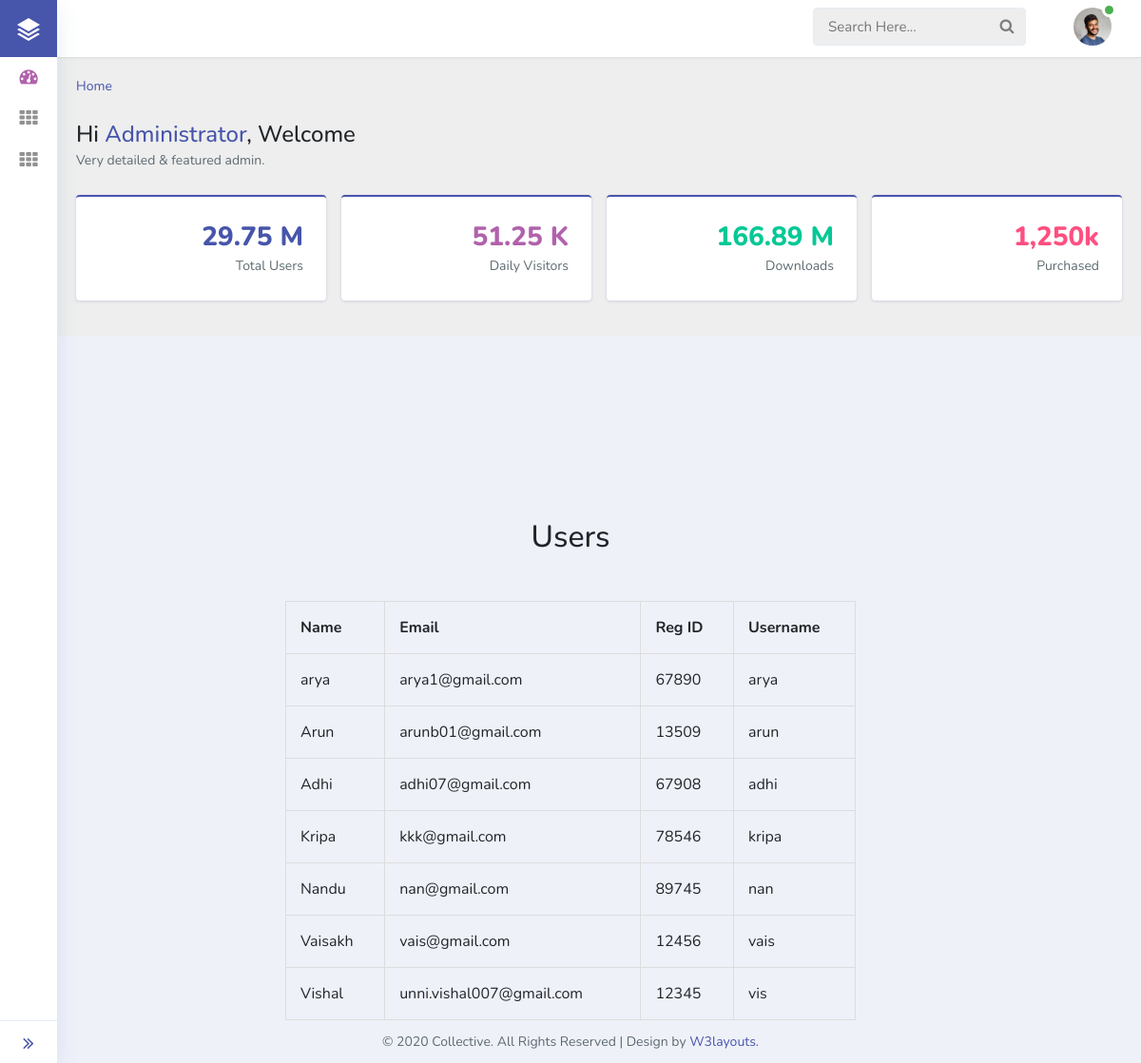
The page /regUsers on the database its author committed.
### App/models.py (models this page shows)
class register(models.Model):
     name=models.CharField(max_length=200,default="vis")
     utype=models.CharField(max_length=200,default="HOD")
     email=models.CharField(max_length=200,default="vis@gmail.com")
     uid=models.CharField(max_length=200,default="12345")
     dep=models.CharField(max_length=200,default="MCA")
     mob=models.CharField(max_length=200,default="9874563210")
     username=models.CharField(max_length=200,unique=True,default="vis")
     password=models.CharField(max_length=200,default="vis")
     status=models.IntegerField(default=0)

### App/views.py (the view)
# urls.py: url(r'^regUsers',regUsers,name="regUsers"),
def regUsers(request):
    ob=register.objects.raw("select * from App_register where status=1 order by id desc limit 10;")
    return render(request,'admin_registered.html',{"data":ob})

### App/templates/admin_registered.html (shortened to what this page needs)
{% load staticfiles %}
<!doctype html>
<html lang="en">
<head>
  <link rel="stylesheet" href="{% static 'assets/css/style-starter.css' %}">
</head>
<body class="sidebar-menu-collapsed">
<section>
  <div class="sidebar-menu sticky-sidebar-menu">
    <div class="logo-icon text-center">
      <a href="index.html" title="logo"><img src="{% static 'assets/images/logo.png' %}" alt="logo-icon"> </a>
    </div>
    <div class="sidebar-menu-inner">
      <ul class="nav nav-pills nav-stacked custom-nav">
        <li class="active"><a href="{% url 'adminhome' %}"><i class="fa fa-tachometer"></i><span> Home</span></a>
        </li>
        <li class="menu-list">
          <a href="#"><i class="fa fa-th"></i>
            <span>User Approvals </span></a>
        </li>
		<li class="menu-list">
          <a href="#"><i class="fa fa-th"></i>
            <span>Predictions </span></a>
        </li>
      </ul>
      <a class="toggle-btn">
        <i class="fa fa-angle-double-right menu-collapsed__right"></i>
      </a>
    </div>
  </div>
  <div class="header sticky-header">
    <div class="menu-right">
      <div class="navbar user-panel-top">
        <div class="search-box">
          <form action="#search-results.html" method="get">
            <input class="search-input" placeholder="Search Here..." type="search" id="search">
            <button class="search-submit" value=""><span class="fa fa-search"></span></button>
          </form>
        </div>
        <div class="user-dropdown-details d-flex">
          <div class="profile_details">
            <ul>
              <li class="dropdown profile_details_drop">
                <a href="#" class="dropdown-toggle" data-toggle="dropdown" id="dropdownMenu3" aria-haspopup="true"
                  aria-expanded="false">
                  <div class="profile_img">
                    <img src="{% static 'assets/images/profileimg.jpg' %}" class="rounded-circle" alt="" />
                    <div class="user-active">
                      <span></span>
                    </div>
                  </div>
                </a>
              </li>
            </ul>
          </div>
        </div>
      </div>
    </div>
  </div>
<div class="main-content">
  <div class="container-fluid content-top-gap">
    <nav aria-label="breadcrumb">
      <ol class="breadcrumb my-breadcrumb">
        <li class="breadcrumb-item"><a href="index.html">Home</a></li>
      </ol>
    </nav>
    <div class="welcome-msg pt-3 pb-4">
      <h1>Hi <span class="text-primary">Administrator</span>, Welcome </h1>
      <p>Very detailed & featured admin.</p>
    </div>
    <div class="statistics">
      <div class="row">
        <div class="col-xl-6 pr-xl-2">
          <div class="row">
            <div class="col-sm-6 pr-sm-2 statistics-grid">
              <div class="card card_border border-primary-top p-4">
                <i class="lnr lnr-users"> </i>
                <h3 class="text-primary number">29.75 M</h3>
                <p class="stat-text">Total Users</p>
              </div>
            </div>
            <div class="col-sm-6 pl-sm-2 statistics-grid">
              <div class="card card_border border-primary-top p-4">
                <i class="lnr lnr-eye"> </i>
                <h3 class="text-secondary number">51.25 K</h3>
                <p class="stat-text">Daily Visitors</p>
              </div>
            </div>
          </div>
        </div>
        <div class="col-xl-6 pl-xl-2">
          <div class="row">
            <div class="col-sm-6 pr-sm-2 statistics-grid">
              <div class="card card_border border-primary-top p-4">
                <i class="lnr lnr-cloud-download"> </i>
                <h3 class="text-success number">166.89 M</h3>
                <p class="stat-text">Downloads</p>
              </div>
            </div>
            <div class="col-sm-6 pl-sm-2 statistics-grid">
              <div class="card card_border border-primary-top p-4">
                <i class="lnr lnr-cart"> </i>
                <h3 class="text-danger number">1,250k</h3>
                <p class="stat-text">Purchased</p>
              </div>
            </div>
          </div>
        </div>
      </div>
    </div>
  </div>
</div>
<br><br><br><br><br><br><br><br>
</section>
<section>
<center>
		<table id="tb2">
<h2>Users</h2>
<br><br>
<thead>
    <tr>
<th>Name</th><th>Email</th><th>Reg ID</th><th>Username</th>
    </tr>
    </thead>
<tbody>
    {% for i in data %}
        <tr>
        <td class="id">
            {{ i.name }}
        </td>
        <td>
            {{ i.email }}
        </td>
        <td>
            {{ i.uid }}
        </td>
		<td>
			{{ i.username }}
        </td>
        </tr>
    {% endfor %}
</tbody>
</table>
		</center>
</section>
<footer class="dashboard">
  <p>&copy 2020 Collective. All Rights Reserved | Design by <a href="https://w3layouts.com/" target="_blank"
      class="text-primary">W3layouts.</a></p>
</footer>
</body>
</html>

### App/templates/admin_registered.html (style rules this page uses)
table, td, th { border: 1px solid #ddd; text-align: left; }
table { border-collapse: collapse; width: 50%; }
th, td { padding: 15px; }

### rows shown on the page
register: name "arya", email "arya1@gmail.com", uid "67890", username "arya"
register: name "Arun", email "arunb01@gmail.com", uid "13509", username "arun"
register: name "Adhi", email "adhi07@gmail.com", uid "67908", username "adhi"
register: name "Kripa", email "kkk@gmail.com", uid "78546", username "kripa"
register: name "Nandu", email "nan@gmail.com", uid "89745", username "nan"
register: name "Vaisakh", email "vais@gmail.com", uid "12456", username "vais"
register: name "Vishal", email "unni.vishal007@gmail.com", uid "12345", username "vis"
